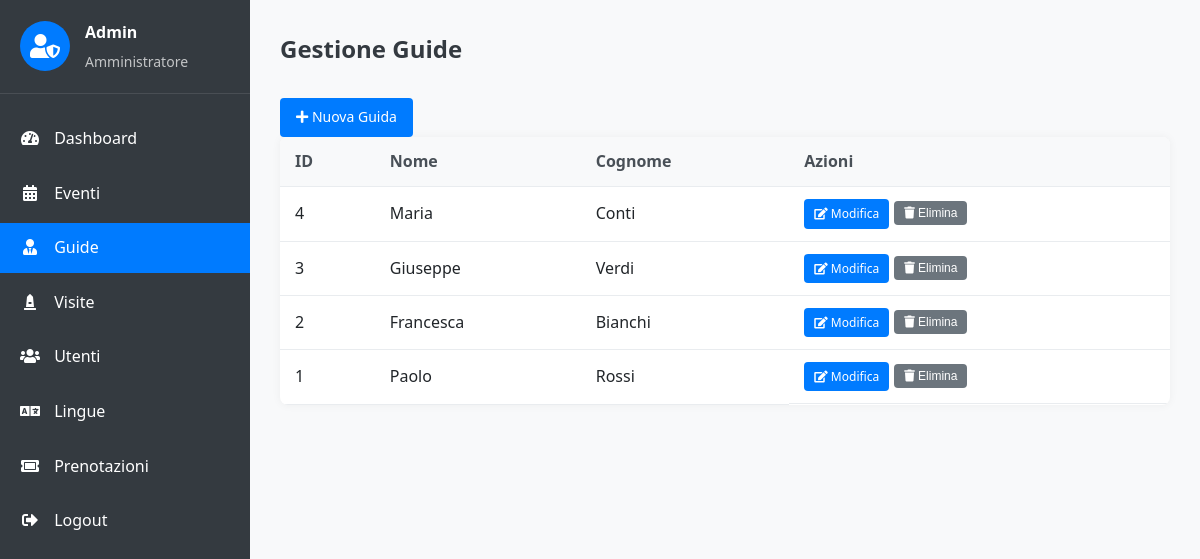
Screenshot of /admin_guide.php (signed in) with the database file from the repository.
### tables this page shows
CREATE TABLE Guida(
    id INT AUTO_INCREMENT PRIMARY KEY,
    nome VARCHAR(30),
    cognome VARCHAR(30),
    data_nascita DATE NOT NULL,
    titolo_studio VARCHAR(30) NOT NULL,
    luogo_nascita VARCHAR(30) NOT NULL
);

### admin_guide.php (the view, shortened to what this page needs)
<?php
$config = require('databaseConfig.php');
$db = DBcon::getDB($config);
try {
    $stmt = $db->query("SELECT id, nome, cognome FROM Guida ORDER BY id DESC");
    $guide = $stmt->fetchAll(PDO::FETCH_ASSOC);
} catch (PDOException $e) {
    $error_message = "Errore nel recupero delle guide: " . $e->getMessage();
}
$edit_mode = isset($_GET['action']) && in_array($_GET['action'], ['edit', 'create']);
$guida_to_edit = null;
?>
<!DOCTYPE html>
<html lang="it">
<head>
    <link rel="stylesheet" href="style/admin.css">
    <link rel="stylesheet" href="https://cdnjs.cloudflare.com/ajax/libs/font-awesome/5.15.3/css/all.min.css">
</head>
<body>
<div class="admin-dashboard">
    <div class="sidebar">
        <div class="admin-info">
            <div class="admin-avatar"><i class="fas fa-user-shield"></i></div>
            <div class="admin-details">
                <h3><?= htmlspecialchars($_SESSION['user_name']) ?></h3>
                <p>Amministratore</p>
            </div>
        </div>
        <ul class="admin-menu">
            <li><a href="admin_dashboard.php"><i class="fas fa-tachometer-alt"></i> Dashboard</a></li>
            <li><a href="admin_eventi.php"><i class="fas fa-calendar-alt"></i> Eventi</a></li>
            <li class="active"><a href="admin_guide.php"><i class="fas fa-user-tie"></i> Guide</a></li>
            <li><a href="admin_visite.php"><i class="fas fa-monument"></i> Visite</a></li>
            <li><a href="admin_utenti.php"><i class="fas fa-users"></i> Utenti</a></li>
            <li><a href="admin_lingue.php"><i class="fas fa-language"></i> Lingue</a></li>
            <li><a href="admin_prenotazioni.php"><i class="fas fa-ticket-alt"></i> Prenotazioni</a></li>
            <li><a href="logout.php"><i class="fas fa-sign-out-alt"></i> Logout</a></li>
        </ul>
    </div>
    <div class="main-content">
        <div class="page-header">
            <h1>Gestione Guide</h1>
        </div>
        <?php if ($edit_mode): ?>
            <div class="edit-form-container">
                <h2><?= $_GET['action'] === 'create' ? 'Crea Nuova Guida' : 'Modifica Guida' ?></h2>
                <form method="POST" class="edit-form">
                    <input type="hidden" name="action" value="<?= $_GET['action'] === 'create' ? 'create' : 'update' ?>">
                    <?php if ($_GET['action'] === 'edit'): ?>
                        <input type="hidden" name="id" value="<?= $guida_to_edit['id'] ?>">
                    <?php endif; ?>
                    <div class="form-group">
                        <label for="nome">Nome:</label>
                        <input type="text" name="nome" id="nome" required value="<?= htmlspecialchars($guida_to_edit['nome'] ?? '') ?>" class="form-control">
                    </div>
                    <div class="form-group">
                        <label for="cognome">Cognome:</label>
                        <input type="text" name="cognome" id="cognome" required value="<?= htmlspecialchars($guida_to_edit['cognome'] ?? '') ?>" class="form-control">
                    </div>
                    <div class="form-actions">
                        <button type="submit" class="btn">Salva</button>
                        <a href="admin_guide.php" class="btn secondary">Annulla</a>
                    </div>
                </form>
            </div>
        <?php else: ?>
            <div class="actions-bar">
                <a href="admin_guide.php?action=create" class="btn"><i class="fas fa-plus"></i> Nuova Guida</a>
            </div>
            <div class="data-table-container">
                <table class="data-table">
                    <thead>
                    <tr>
                        <th>ID</th>
                        <th>Nome</th>
                        <th>Cognome</th>
                        <th>Azioni</th>
                    </tr>
                    </thead>
                    <tbody>
                    <?php if (count($guide) > 0): ?>
                        <?php foreach ($guide as $guida): ?>
                            <tr>
                                <td><?= $guida['id'] ?></td>
                                <td><?= htmlspecialchars($guida['nome']) ?></td>
                                <td><?= htmlspecialchars($guida['cognome']) ?></td>
                                <td class="actions">
                                    <a href="admin_guide.php?action=edit&id=<?= $guida['id'] ?>" class="btn btn-small"><i class="fas fa-edit"></i> Modifica</a>
                                    <form method="POST" style="display:inline;" onsubmit="return confirm('Sei sicuro?');">
                                        <button type="submit" class="btn btn-small secondary"><i class="fas fa-trash"></i> Elimina</button>
                                    </form>
                                </td>
                            </tr>
                        <?php endforeach; ?>
                    <?php else: ?>
                        <tr><td colspan="4" class="no-data">Nessuna guida trovata</td></tr>
                    <?php endif; ?>
                    </tbody>
                </table>
            </div>
        <?php endif; ?>
    </div>
</div>
</body>
</html>

### style/admin.css (style rules this page uses)
* { margin: 0; padding: 0; box-sizing: border-box; }
body { font-family: 'Segoe UI', Tahoma, Geneva, Verdana, sans-serif; background-color: #f8f9fa; color: #212529; line-height: 1.6; min-height: 100vh; }
.admin-dashboard { display: flex; min-height: 100vh; }
.sidebar { width: 250px; background-color: #343a40; color: #fff; padding: 20px 0; height: 100vh; position: sticky; top: 0; }
.admin-info { padding: 0 20px 20px; border-bottom: 1px solid rgba(255, 255, 255, 0.1); margin-bottom: 20px; display: flex; align-items: center; }
.admin-avatar { width: 50px; height: 50px; background-color: #007bff; border-radius: 50%; display: flex; align-items: center; justify-content: center; margin-right: 15px; }
.admin-avatar i { font-size: 24px; }
.admin-details h3 { margin: 0; font-size: 16px; }
.admin-details p { margin: 5px 0 0; opacity: 0.7; font-size: 14px; }
.admin-menu { list-style: none; padding: 0; margin: 0; }
.admin-menu li { margin-bottom: 5px; }
.admin-menu li a { display: block; padding: 12px 20px; color: #fff; text-decoration: none; transition: all 0.3s; }
.admin-menu li a i { margin-right: 10px; width: 20px; text-align: center; }
.admin-menu li.active a { background-color: #007bff; }
.main-content { flex: 1; padding: 30px; background-color: #f8f9fa; overflow-y: auto; }
.page-header { margin-bottom: 30px; }
.page-header h1 { margin: 0; font-size: 24px; color: #343a40; margin-bottom: 10px; }
.btn { display: inline-block; background-color: #007bff; color: #fff; padding: 8px 16px; border-radius: 4px; text-decoration: none; border: none; cursor: pointer; font-size: 14px; transition: background-color 0.3s; }
.btn.secondary { background-color: #6c757d; }
.btn-small { padding: 5px 10px; font-size: 12px; }
.data-table-container { overflow-x: auto; background-color: #fff; border-radius: 8px; box-shadow: 0 0 10px rgba(0, 0, 0, 0.05); }
.data-table { width: 100%; border-collapse: collapse; }
.data-table th, .data-table td { padding: 12px 15px; text-align: left; border-bottom: 1px solid #e9ecef; }
.data-table th { background-color: #f8f9fa; font-weight: 600; color: #495057; }
.data-table .actions { display: flex; gap: 5px; }
html, body { height: 100%; margin: 0; padding: 0; }

### rows the page displays
guida: id "4", nome "Maria", cognome "Conti"
guida: id "3", nome "Giuseppe", cognome "Verdi"
guida: id "2", nome "Francesca", cognome "Bianchi"
guida: id "1", nome "Paolo", cognome "Rossi"

### other values shown
$_SESSION['user_name'] "Admin"
